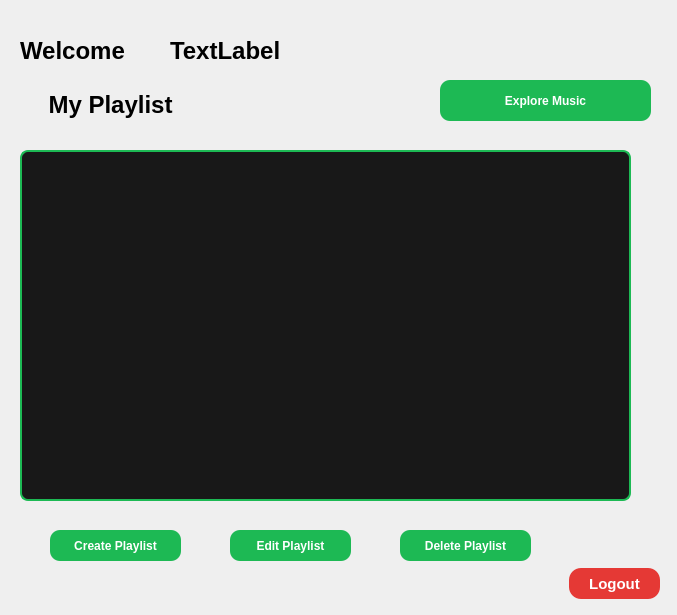
<?xml version="1.0" encoding="UTF-8"?>
<ui version="4.0">
 <class>listenerWindow</class>
 <widget class="QWidget" name="listenerWindow">
  <property name="geometry">
   <rect>
    <x>0</x>
    <y>0</y>
    <width>677</width>
    <height>615</height>
   </rect>
  </property>
  <property name="windowTitle">
   <string>Form</string>
  </property>
  <property name="styleSheet">
   <string notr="true">QLineEdit{
    background:#282828;
    border:2px solid #1DB954;
    border-radius:8px;
    color:white;
    padding:6px;
}  QPushButton{
    background-color:#1DB954;
    color:white;
    border:none;
    border-radius:10px;
    padding:8px;
    font-weight:bold;
}

QPushButton:hover{
    background:#1ED760;
}

QPushButton:pressed{
    background:#169C46;
}
QComboBox{
    background:#282828;
    color:white;
    border:2px solid #1DB954;
    border-radius:8px;
    padding:6px;
} QListWidget{
    background:#181818;
    border:2px solid #1DB954;
    border-radius:8px;
    color:white;
}

QListWidget::item{
    padding:8px;
}

QListWidget::item:selected{
    background:#1DB954;
}</string>
  </property>
  <widget class="QListWidget" name="listWidget">
   <property name="geometry">
    <rect>
     <x>20</x>
     <y>150</y>
     <width>611</width>
     <height>351</height>
    </rect>
   </property>
  </widget>
  <widget class="QPushButton" name="pushButton">
   <property name="geometry">
    <rect>
     <x>50</x>
     <y>530</y>
     <width>131</width>
     <height>31</height>
    </rect>
   </property>
   <property name="text">
    <string>Create Playlist</string>
   </property>
  </widget>
  <widget class="QPushButton" name="pushButton_2">
   <property name="geometry">
    <rect>
     <x>230</x>
     <y>530</y>
     <width>121</width>
     <height>31</height>
    </rect>
   </property>
   <property name="text">
    <string>Edit Playlist</string>
   </property>
  </widget>
  <widget class="QPushButton" name="pushButton_3">
   <property name="geometry">
    <rect>
     <x>400</x>
     <y>530</y>
     <width>131</width>
     <height>31</height>
    </rect>
   </property>
   <property name="text">
    <string>Delete Playlist</string>
   </property>
  </widget>
  <widget class="QPushButton" name="pushButton_4">
   <property name="geometry">
    <rect>
     <x>440</x>
     <y>80</y>
     <width>211</width>
     <height>41</height>
    </rect>
   </property>
   <property name="text">
    <string>Explore Music</string>
   </property>
  </widget>
  <widget class="QLabel" name="label_2">
   <property name="geometry">
    <rect>
     <x>20</x>
     <y>80</y>
     <width>181</width>
     <height>51</height>
    </rect>
   </property>
   <property name="styleSheet">
    <string notr="true">QLabel{
    color:qlineargradient(
        x1:0,y1:0,x2:1,y2:0,
        stop:0 #1DB954,
        stop:0.5 #5CFF9D,
        stop:1 #1DB954);
    font-size:18pt;
    font-weight:900;
    font-family:&quot;Segoe UI&quot;;
}</string>
   </property>
   <property name="text">
    <string>&lt;html&gt;&lt;head/&gt;&lt;body&gt;&lt;p align=&quot;center&quot;&gt;My Playlist&lt;/p&gt;&lt;/body&gt;&lt;/html&gt;</string>
   </property>
  </widget>
  <widget class="QPushButton" name="pushButton_5">
   <property name="geometry">
    <rect>
     <x>569</x>
     <y>568</y>
     <width>91</width>
     <height>31</height>
    </rect>
   </property>
   <property name="styleSheet">
    <string notr="true">QPushButton{
    background-color: #E53935;
    color: white;
    border: none;
    border-radius: 12px;
    font-size: 11pt;
    font-weight: bold;
    padding: 5px 12px;
}

QPushButton:hover{
    background-color: #F44336;
}

QPushButton:pressed{
    background-color: #C62828;
}</string>
   </property>
   <property name="text">
    <string>Logout</string>
   </property>
  </widget>
  <widget class="QWidget" name="">
   <property name="geometry">
    <rect>
     <x>20</x>
     <y>30</y>
     <width>293</width>
     <height>42</height>
    </rect>
   </property>
   <layout class="QHBoxLayout" name="horizontalLayout">
    <item>
     <widget class="QLabel" name="label">
      <property name="styleSheet">
       <string notr="true">QLabel{
    color:qlineargradient(
        x1:0,y1:0,x2:1,y2:0,
        stop:0 #1DB954,
        stop:0.5 #5CFF9D,
        stop:1 #1DB954);
    font-size:18pt;
    font-weight:900;
    font-family:&quot;Segoe UI&quot;;
}</string>
      </property>
      <property name="text">
       <string>Welcome</string>
      </property>
     </widget>
    </item>
    <item>
     <widget class="QLabel" name="label_3">
      <property name="styleSheet">
       <string notr="true">QLabel{
    color:qlineargradient(
        x1:0,y1:0,x2:1,y2:0,
        stop:0 #1DB954,
        stop:0.5 #5CFF9D,
        stop:1 #1DB954);
    font-size:18pt;
    font-weight:900;
    font-family:&quot;Segoe UI&quot;;
}</string>
      </property>
      <property name="text">
       <string>TextLabel</string>
      </property>
     </widget>
    </item>
   </layout>
  </widget>
 </widget>
 <resources/>
 <connections/>
</ui>
